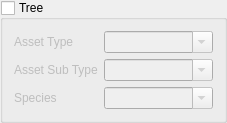
  <widget class="QGroupBox" name="Trees_Group">
   <property name="enabled">
    <bool>true</bool>
   </property>
   <property name="geometry">
    <rect>
     <x>550</x>
     <y>280</y>
     <width>221</width>
     <height>105</height>
    </rect>
   </property>
   <property name="title">
    <string>Tree</string>
   </property>
   <property name="checkable">
    <bool>true</bool>
   </property>
   <property name="checked">
    <bool>false</bool>
   </property>
   <layout class="QFormLayout" name="formLayout_9">
    <property name="fieldGrowthPolicy">
     <enum>QFormLayout::AllNonFixedFieldsGrow</enum>
    </property>
    <item row="0" column="0">
     <widget class="QLabel" name="label_65">
      <property name="text">
       <string>Asset Type</string>
      </property>
     </widget>
    </item>
    <item row="0" column="1">
     <widget class="QComboBox" name="T_Asset_Type">
      <property name="editable">
       <bool>true</bool>
      </property>
      <item>
       <property name="text">
        <string/>
       </property>
      </item>
      <item>
       <property name="text">
        <string>Streetscape</string>
       </property>
      </item>
      <item>
       <property name="text">
        <string>Street Tree</string>
       </property>
      </item>
      <item>
       <property name="text">
        <string>Road Reserve</string>
       </property>
      </item>
      <item>
       <property name="text">
        <string>Active Park</string>
       </property>
      </item>
      <item>
       <property name="text">
        <string>Passive Park</string>
       </property>
      </item>
      <item>
       <property name="text">
        <string>Open Space</string>
       </property>
      </item>
     </widget>
    </item>
    <item row="1" column="0">
     <widget class="QLabel" name="label_67">
      <property name="text">
       <string>Asset Sub Type</string>
      </property>
     </widget>
    </item>
    <item row="1" column="1">
     <widget class="QComboBox" name="T_Asset_Sub_Type">
      <property name="editable">
       <bool>true</bool>
      </property>
      <item>
       <property name="text">
        <string/>
       </property>
      </item>
      <item>
       <property name="text">
        <string>Significant</string>
       </property>
      </item>
      <item>
       <property name="text">
        <string>Heritage</string>
       </property>
      </item>
     </widget>
    </item>
    <item row="2" column="0">
     <widget class="QLabel" name="label_68">
      <property name="text">
       <string>Species</string>
      </property>
     </widget>
    </item>
    <item row="2" column="1">
     <widget class="QComboBox" name="T_Species">
      <property name="editable">
       <bool>true</bool>
      </property>
      <item>
       <property name="text">
        <string/>
       </property>
      </item>
     </widget>
    </item>
   </layout>
  </widget>
